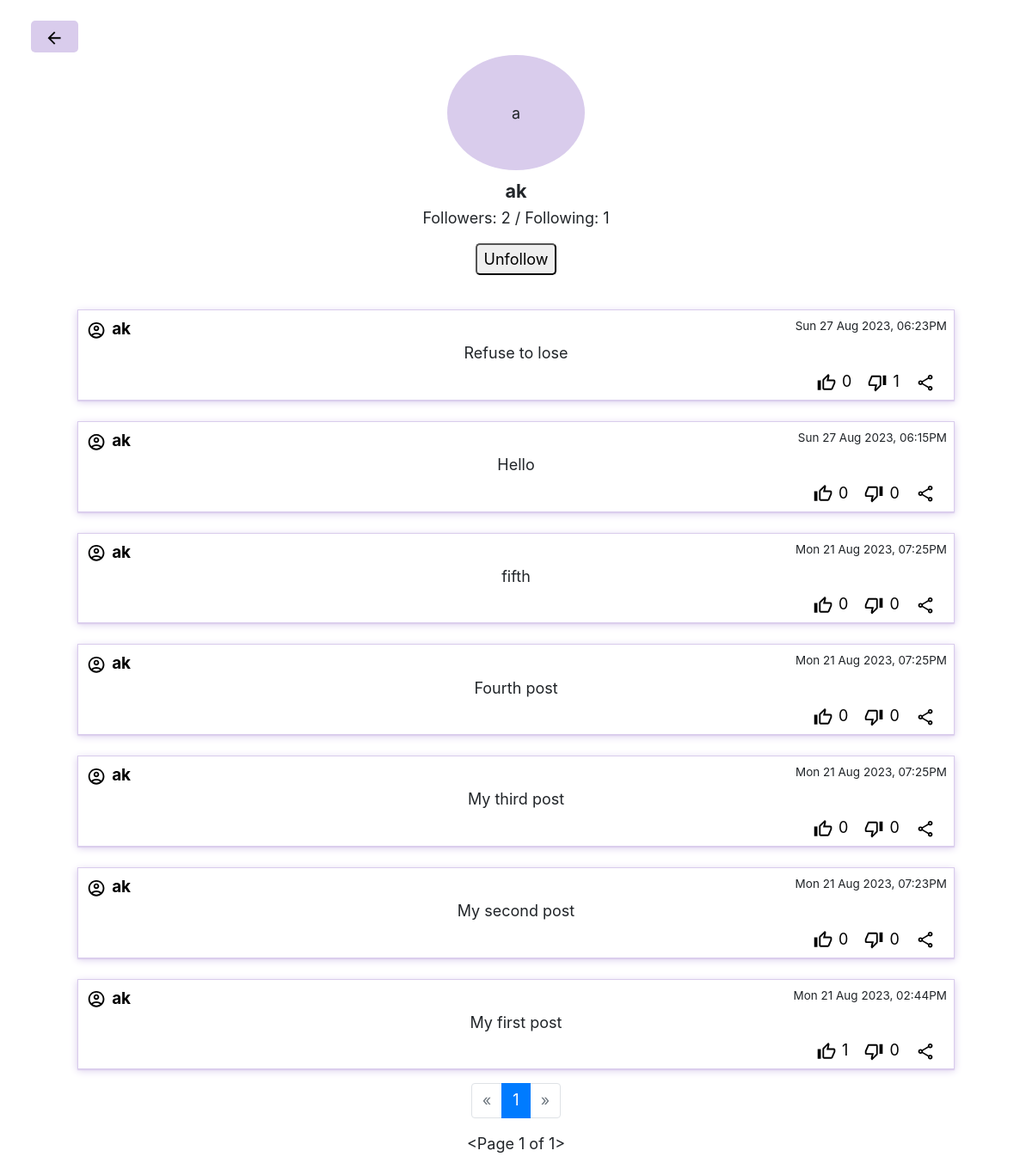
Screenshot of /profile/2 (signed in) with the database file from the repository.
### network/models.py (models this page shows, shortened)
class User(AbstractUser):
    pass

class Posts(models.Model):
    message = models.TextField(max_length=1000)
    poster = models.ForeignKey(User, on_delete=models.CASCADE)
    timestamp = models.CharField(default=datetime.datetime.now().strftime('%a %d %b %Y, %I:%M%p'), max_length=50)
    likesCountForDOM = models.IntegerField(default=0)
    dislikesCountForDOM = models.IntegerField(default=0)
    ShouldLikeButtonDisabledDOM = models.BooleanField(default=False)
    ShouldDisLikeButtonDisabledDOM = models.BooleanField(default=False)
    def getLikeCount(self):
        return self.likesCount.all()

### network/views.py (the view, shortened to what this page needs)
# urls.py: path("profile/<int:userId>", views.profile, name="profile"),
@login_required
def profile(request, userId, pagenumber=1):
    isViewerTheCreatorOfProfile = request.user.id == userId
    creator = User.objects.get(id=userId)
    userPosts = Posts.objects.filter(poster=creator).order_by("-id")
    if isViewerTheCreatorOfProfile:
        countOfFollowers = follower.objects.filter(user=request.user).count()
        countOfFollowing = follower.objects.filter(follower=request.user).count()
        if userPosts.count() > 0:
            p = Paginator(userPosts, 10)
            if pagenumber <= p.num_pages:
                posts = p.page(pagenumber)
                for post in posts:
                    likesDislikes = post.getLikeCount()
                    likes = likesDislikes.filter(likes=True, dislikes=False).count()
                    dislikes = likesDislikes.count() - likes
                    post.likesCountForDOM = likes
                    post.dislikesCountForDOM = dislikes
                    if request.user.id:
                        postWhereUserActioned = likesDislikes.filter(user=request.user)
                        if postWhereUserActioned:
                            if postWhereUserActioned.first().likes:
                                post.ShouldDisLikeButtonDisabledDOM = False
                                post.ShouldLikeButtonDisabledDOM = True
                            else:
                                post.ShouldDisLikeButtonDisabledDOM = True
                                post.ShouldLikeButtonDisabledDOM = False
                        else:
                            post.ShouldDisLikeButtonDisabledDOM = False
                            post.ShouldLikeButtonDisabledDOM = False
                    else:
                        post.ShouldDisLikeButtonDisabledDOM = True
                        post.ShouldLikeButtonDisabledDOM = True
                return render(request, "network/profilePage.html", {
                    "page": "profilePage",
                    "symbol": creator.username[0],
                    "username": creator.username,
                    "creatorID": creator.id,
                    "countOfFollowers": countOfFollowers,
                    "countOfFollowing": countOfFollowing,
                    "showFollowButton": False,
                    "viewer": request.user if request.user.id else None,
                    "posts": posts,
                    "currentPage": pagenumber,
                    "havePreviousPage": posts.has_previous(),
                    "haveNextPage": posts.has_next()
                })
        else:
            return render(request, "network/profilePage.html", {
                "page": "profilePage",
                "symbol": creator.username[0],
                "creatorID": creator.id,
                "username": creator.username,
                "countOfFollowers": countOfFollowers,
                "countOfFollowing": countOfFollowing,
                "showFollowButton": False,
                "posts": None
            })
    else:
        countOfFollowing = follower.objects.filter(follower=creator).count()
        countOfFollowers = follower.objects.filter(user=creator).count()
        isviewerFollowing = follower.objects.filter(user=creator, follower=request.user).exists()
        if userPosts.count() > 0:
            p = Paginator(userPosts, 10)
            if pagenumber <= p.num_pages:
                posts = p.page(pagenumber)
                for post in posts:
                    likesDislikes = post.getLikeCount()
                    likes = likesDislikes.filter(likes=True, dislikes=False).count()
                    dislikes = likesDislikes.count() - likes
                    post.likesCountForDOM = likes
                    post.dislikesCountForDOM = dislikes
                    if request.user.id:
                        postWhereUserActioned = likesDislikes.filter(user=request.user)
                        if postWhereUserActioned:
                            if postWhereUserActioned.first().likes:
                                post.ShouldDisLikeButtonDisabledDOM = False
                                post.ShouldLikeButtonDisabledDOM = True
                            else:
                                post.ShouldDisLikeButtonDisabledDOM = True
                                post.ShouldLikeButtonDisabledDOM = False
                        else:
                            post.ShouldDisLikeButtonDisabledDOM = False
                            post.ShouldLikeButtonDisabledDOM = False
                    else:
                        post.ShouldDisLikeButtonDisabledDOM = True
                        post.ShouldLikeButtonDisabledDOM = True
                return render(request, "network/profilePage.html", {
                    "page": "profilePage",
                    "symbol": creator.username[0],
                    "username": creator.username,
                    "creatorID": creator.id,
                    "viewerID": request.user.id,
                    "countOfFollowers": countOfFollowers,
                    "countOfFollowing": countOfFollowing,
                    "showFollowButton": True,
                    "FollowingBtnValue": "Unfollow" if isviewerFollowing else "Follow",
                    "viewer": request.user if request.user.id else None,
                    "posts": posts,
                    "currentPage": pagenumber,
                    "havePreviousPage": posts.has_previous(),
                    "haveNextPage": posts.has_next()
                })

### network/templates/network/profilePage.html (shortened to what this page needs)
<!DOCTYPE html>
<html lang="en">
    <head>
        <link rel="stylesheet" href="https://stackpath.bootstrapcdn.com/bootstrap/4.4.1/css/bootstrap.min.css">
        {% load static %}
        <link href="{% static 'network/styles.css' %}" rel="stylesheet">
    </head>
    <body>
        <div>
            <section style="height: 40vh; display: flex; flex-flow: column; justify-content: center; align-items: center;">
                <a href="{% url 'index' %}" style="position: absolute; top: 3vh; left: 3vw;">
                    <button style="background-color: #d9ccec; border: unset; padding: 0.6vh 1.8vh; border-radius: 5px;">
                        <svg xmlns="http://www.w3.org/2000/svg" height="24px" viewBox="0 0 24 24" width="24px" fill="#000000">
                            <path d="M0 0h24v24H0V0z" fill="none"/>
                            <path d="M20 11H7.83l5.59-5.59L12 4l-8 8 8 8 1.41-1.41L7.83 13H20v-2z"/>
                        </svg>
                    </button>
                </a>
                <section id="symbolHolder" >{{symbol}}</section>
                <p style="font-size: 1.2em; font-weight: bold; margin: 1vh 0 0.2vh 0;">{{username}}</p>
                <p id="followersCount">Followers: {{countOfFollowers}} / Following: {{countOfFollowing}}</p>
                {% if showFollowButton %}
                    <form id="followUnfollowBtn">
                        <button type="submit" style="padding: 0.35vh 0.9vh; border-radius: 5px;">
                            {{FollowingBtnValue}}
                        </button>
                    </form>
                {% endif %}
            </section>
            {% include "network/posts.html" %}
            {% include "network/pageNav.html" %}
        </div>
    </body>
</html>

### network/templates/network/posts.html (shortened to what this page needs)
<div id="postsHolder">
    {% if posts %}
        {% for post in posts%}
                <section class="post" id="post{{post.id}}">
                    <section class="postHeader">
                        <a class="inlineChild" href="{%if viewer%} {% url 'profile' userId=post.poster.id %} {% else %}#{% endif %}">
                            <p class="postPoster">{{post.poster.username}}</p>
                        </a>
                        <p class="postTimeStamp">{{post.timestamp}}</p>
                    </section>
                    <section class="postContent">
                        <p class="postMessage">{{post.message}}</p>
                    </section>
                    <section id="postAction" class="inlineChild" style="float: right;">
                        <section class="inlineChild">
                            <button class="actionButton like" value="like/{{post.id}}" {% if post.ShouldLikeButtonDisabledDOM %}disabled{% endif %}>
                            </button>
                            <p class="likesCountForDOM">{{post.likesCountForDOM}}</p>
                        </section>
                        <section class="inlineChild" >
                            <button class="actionButton dislike" value="dislike/{{post.id}}" {% if post.ShouldDisLikeButtonDisabledDOM %}disabled{% endif %}>
                            </button>
                            <p class="dislikesCountForDOM">{{post.dislikesCountForDOM}}</p>
                        </section>
                        <section style="margin-right: 1vw;">
                            <button class="actionButton" value="share/unavailable">
                            </button>
                        </section>
                    </section>
                </section>
        {% endfor %}
    {% else %}
        <div class="alert alert-warning" role="alert" style="text-align: center;">
            No posts to show
        </div>
    {% endif %}
</div>

### network/templates/network/pageNav.html (shortened to what this page needs)
{% if posts %}
<nav aria-label="Page navigation">
    <ul class="pagination justify-content-center">
      <li class="page-item {% if not havePreviousPage %}disabled{% endif %}">
        <a class="page-link" href="
        "
         aria-label="Previous">
          <span aria-hidden="true">&laquo;</span>
        </a>
      </li>
      <li class="page-item active"><a class="page-link" href="
        {% if page == 'following' %}
          {% url 'following' pageNumber=currentPage %}
        {% elif page == 'profilePage' %}
          {% url 'profile' userId=creatorID pagenumber=currentPage %}
        {% else %}
          {% url 'index' pageNum=currentPage %}
        {% endif %}
        ">{{currentPage}}</a></li>
      <li class="page-item {% if not haveNextPage %}disabled{% endif %}">
        <a class="page-link" href="
            {% if haveNextPage %}
              {% if page == 'following' %}
                {% url 'following' pageNumber=posts.next_page_number %}
              {% elif page == 'profilePage' %}
                {% url 'profile' userId=creatorID pagenumber=posts.next_page_number %}
              {% else %}
                {% url 'index' pageNum=posts.next_page_number %}
              {% endif %}
            {% else %}
              #
            {%endif%}
          " aria-label="Next">
          <span aria-hidden="true">&raquo;</span>
        </a>
      </li>
    </ul>
    <p style="text-align: center;">{{posts}}</p>
  </nav>
{% endif %}

### network/static/network/styles.css (style rules this page uses)
* { margin: 0; padding: 0; box-sizing: border-box; }
body { font-size: 18px; }
svg { height: 1.25em; width: 1.45em; }
#postsHolder { width: 100%; display: flex; flex-flow: column; align-items: center; gap: 3vh 0; margin: 2vh 0; }
.post { width: 85%; border: 1px solid #d9ccec; padding: 1vh; min-height: 10vh; box-shadow: rgba(217, 204, 236, 255) 0px 0.0625em 0.0625em, rgba(217, 204, 236, 255) 0px 0.125em 0.5em, rgba(255, 255, 255, 0.1) 0px 0px 0px 1px inset; }
.post p { margin-bottom: 0.3em; }
.postHeader { display: flex; justify-content: space-between; }
form { width: 100%; text-align: center; }
.postTimeStamp { font-size: 0.75em; }
.postPoster { font-size: 1.05em; font-weight: bold; }
.postMessage { text-align: center; padding: 0 5vw; }
.inlineChild > * { display: inline; color: black; }
.inlineChild > p { margin-right: 1vw; }
#postAction button { background-color: unset; border: unset; }
#symbolHolder { height: 20vh; width: 20vh; border-radius: 50%; display: flex; justify-content: center; align-items: center; background-color: #d9ccec; margin-top: 8vh; }

### rows the page displays
User: username "ak"
Posts: poster.username "ak", timestamp "Sun 27 Aug 2023, 06:23PM", message "Refuse to lose", likesCountForDOM "0", dislikesCountForDOM "1"
Posts: poster.username "ak", timestamp "Sun 27 Aug 2023, 06:15PM", message "Hello", likesCountForDOM "0", dislikesCountForDOM "0"
Posts: poster.username "ak", timestamp "Mon 21 Aug 2023, 07:25PM", message "fifth", likesCountForDOM "0", dislikesCountForDOM "0"
Posts: poster.username "ak", timestamp "Mon 21 Aug 2023, 07:25PM", message "Fourth post", likesCountForDOM "0", dislikesCountForDOM "0"
Posts: poster.username "ak", timestamp "Mon 21 Aug 2023, 07:25PM", message "My third post", likesCountForDOM "0", dislikesCountForDOM "0"
Posts: poster.username "ak", timestamp "Mon 21 Aug 2023, 07:23PM", message "My second post", likesCountForDOM "0", dislikesCountForDOM "0"
Posts: poster.username "ak", timestamp "Mon 21 Aug 2023, 02:44PM", message "My first post", likesCountForDOM "1", dislikesCountForDOM "0"

### other values shown
{{ symbol }} "a"
{{ countOfFollowers }} "2"
{{ countOfFollowing }} "1"
{{ FollowingBtnValue }} "Unfollow"
{{ currentPage }} "1"
{{ posts }} "<Page 1 of 1>"
